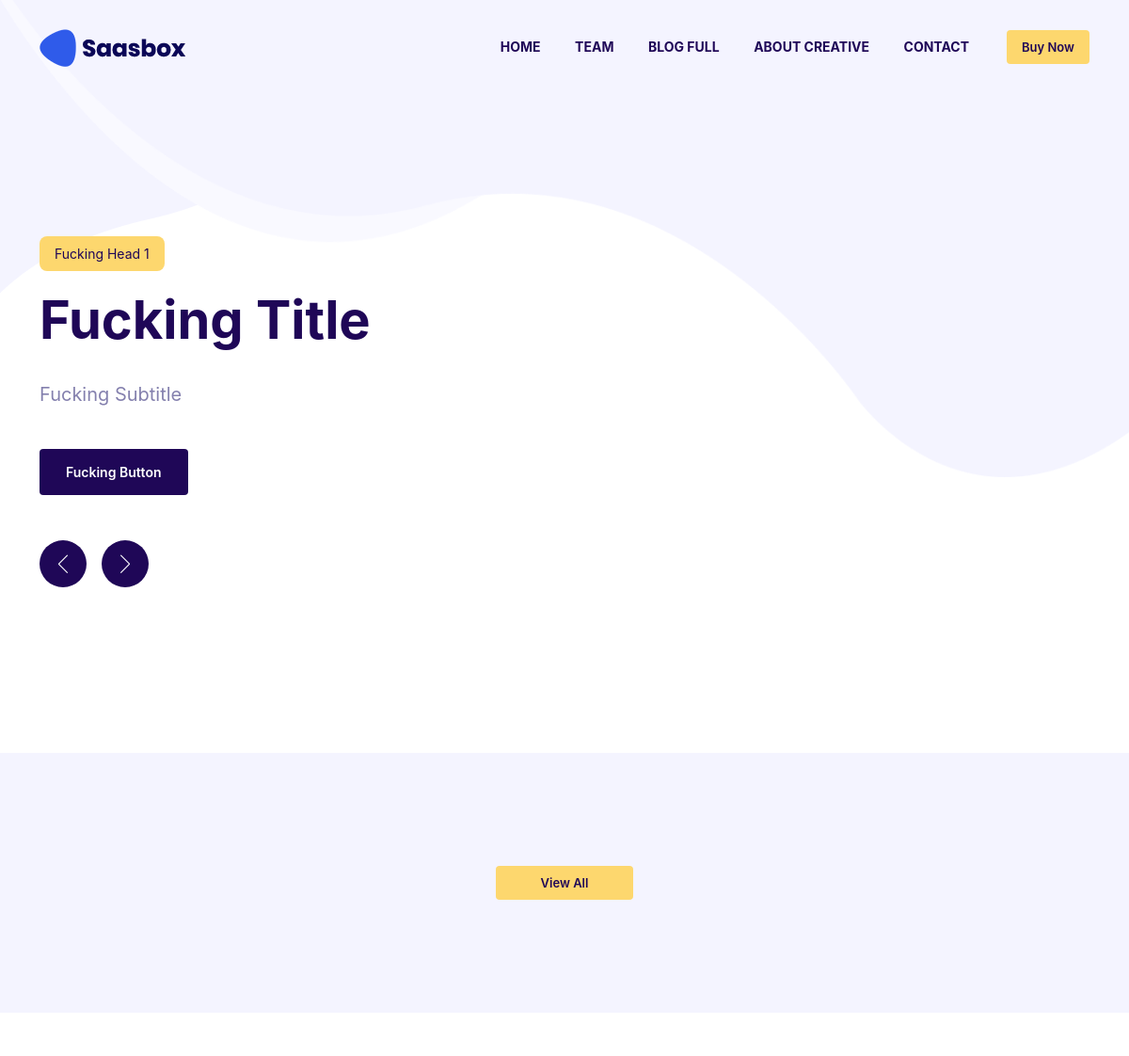
/ (upper part), run on an earlier commit of the app's database.
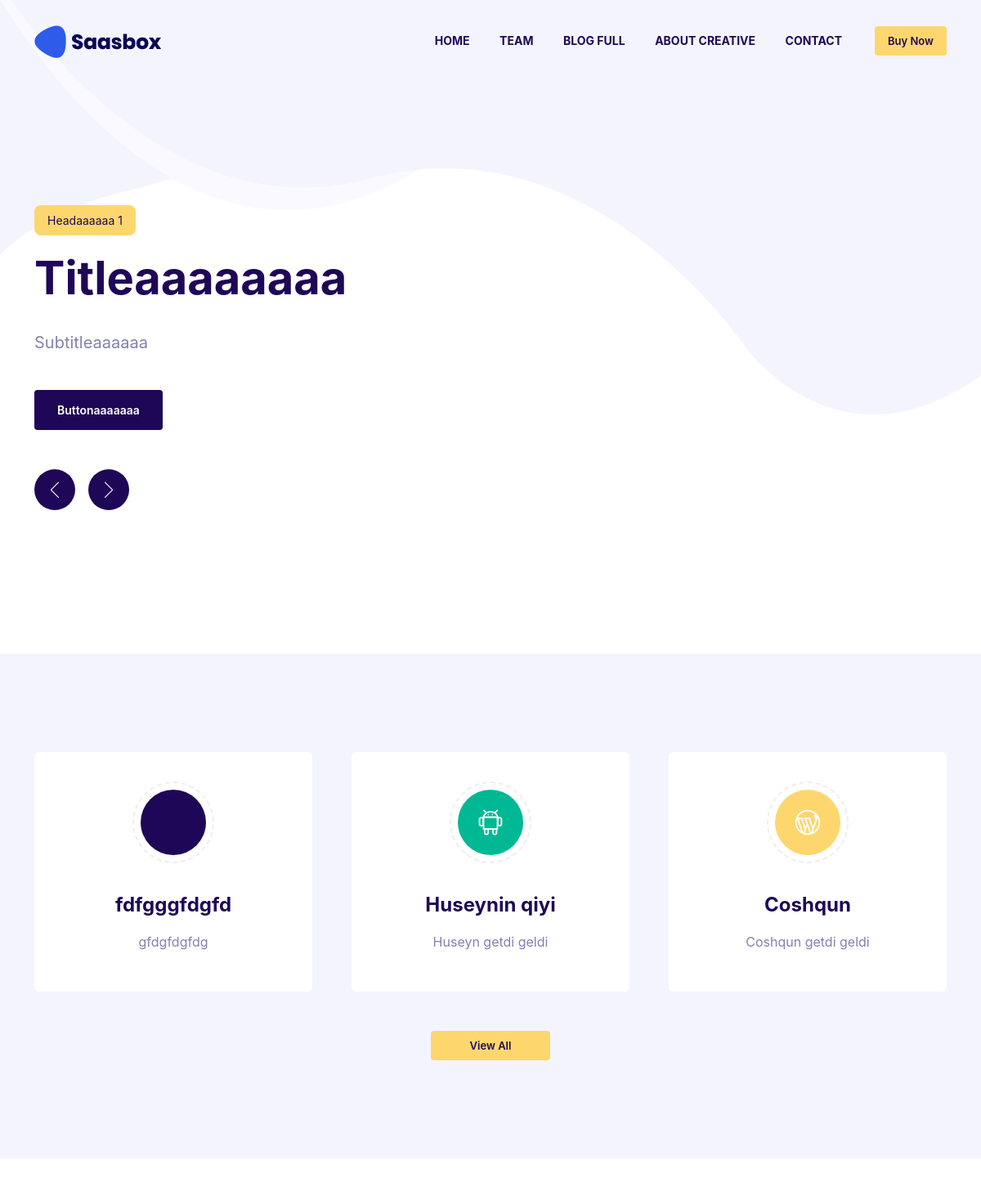
And on a later commit of the database.
### core/models.py (models this page shows, shortened)
class BaseModel(models.Model):
    cdate = models.DateTimeField(auto_now_add=True)
    udate = models.DateTimeField(auto_now=True)
    class Meta:
        ordering = ("cdate",)
        abstract = True

class Slider(BaseModel):
    heading = models.CharField(max_length=255, null=True, blank=True)
    title = models.CharField(max_length=255, null=True, blank=True)
    sub_title = models.CharField(max_length=255, null=True, blank=True)
    button_text = models.CharField(max_length=255, null=True, blank=True)
    button_url = models.URLField(null=True, blank=True)
    order = models.IntegerField(default=999)

### services/models.py (models this page shows, shortened)
class Service(BaseModel):
    title = models.CharField(max_length=255, null=True, blank=True)
    text = models.CharField(max_length=255, null=True, blank=True)
    icon = models.CharField(max_length=255, null=True, blank=True)
    order = models.IntegerField(default=999)
    chk = models.BooleanField(default=False)

### core/views.py (the view)
# urls.py: path('', IndexView.as_view(), name='index'),
class IndexView(BaseContext, TemplateView):
    template_name = 'index.html'
    def get_context_data(self, **kwargs):
        context = super().get_context_data()
        sliders = Slider.objects.all().order_by('order')
        services = Service.objects.filter(chk=True).order_by('order')[:3]
        features = Feature.objects.all().order_by('order')[:3]
        context.update({'sliders': sliders, 'services': services, 'features': features})
        return context

### core/views.py (called while the page is built)
    def get_context_data(self, **kwargs):
        context = super().get_context_data()
        return context

### templates/index.html (shortened to what this page needs)
{% extends 'base.html' %}
{% load static %}
{% block body_block %}
    {% include 'paritials/_slider.html' %}
    {% with 1 as homepage %}
        {% include 'paritials/_service.html' %}
    {% endwith %}
    {% include 'paritials/_feature.html' %}
{% endblock %}

### templates/paritials/_slider.html
{% load static %}
<section class="welcome-area hero4" id="home">
    <div class="hero4-bg-shape"><img src="{% static 'img/core-img/hero-4.png' %}" alt=""></div>
    <div class="hero4-bg-shape2"><img src="{% static 'img/core-img/hero-4-2.png' %}" alt=""></div>
    <div class="container h-100">
        <div class="row h-100 align-items-center">
            <div class="col-12 col-md-6">
                <div class="welcome-content owl-carousel hero-slides pe-3">
                    {% for slider in sliders %}
                        <div class="single-hero-slide me-xxl-5">
                        <span class="key-quote" data-animation="fadeInUp"
                              data-delay="300ms">{{ slider.heading }} {{ slider.order }}</span>
                            <h2 data-animation="fadeInUp" data-delay="500ms">{{ slider.title }}</h2>
                            <p class="mb-4" data-animation="fadeInUp" data-delay="750ms">{{ slider.sub_title }}</p><a
                                class="btn saasbox-btn white-btn me-3 mt-3" href="{{ slider.button_url }}"
                                data-animation="fadeInUp"
                                data-delay="1000ms">{{ slider.button_text }}</a>
                        </div>
                    {% endfor %}
                </div>
            </div>
        </div>
    </div>
</section>

### templates/paritials/_service.html
{% load static %}
<section class="service-area service3 section-padding-120 bg-gray" id="service">
    <div class="container">
        <div class="row g-5 justify-content-center">
            {% for service in services %}
                <div class="col-12 col-sm-8 col-md-6 col-lg-5 col-xl-4">
                    <div class="card service-card wow fadeInUp" data-wow-delay="200ms" data-wow-duration="1000ms">
                        <div class="card-body">
                            <div class="icon"><i class="{{ service.icon }}"></i></div>
                            <h4>{{ service.title }}</h4>
                            <p>{{ service.text }}</p>
                        </div>
                    </div>
                </div>
            {% endfor %}
            {% if homepage == 1 %}
                <div class="col-12 text-center">
                    <div class="login-btn-area"><a class="btn saasbox-btn btn-sm px-5"
                                                                     href="{% url 'service' %}">View all</a></div>
                </div>
            {% endif %}
        </div>
    </div>
</section>

What changed in the data, as far as the page shows it:
no longer on this page (row edited): Slider: heading "Fucking Head", order "1", title "Fucking Title", sub_title "Fucking Subtitle", button_text "Fucking Button"
now on this page (row edited): Slider: heading "Headaaaaaa", order "1", title "Titleaaaaaaaa", sub_title "Subtitleaaaaaa", button_text "Buttonaaaaaaa"
now on this page (row edited): Service: title "fdfgggfdgfd", text "gfdgfdgfdg"
now on this page (row edited): Service: title "Huseynin qiyi", text "Huseyn getdi geldi"
now on this page (row edited): Service: title "Coshqun", text "Coshqun getdi geldi"
